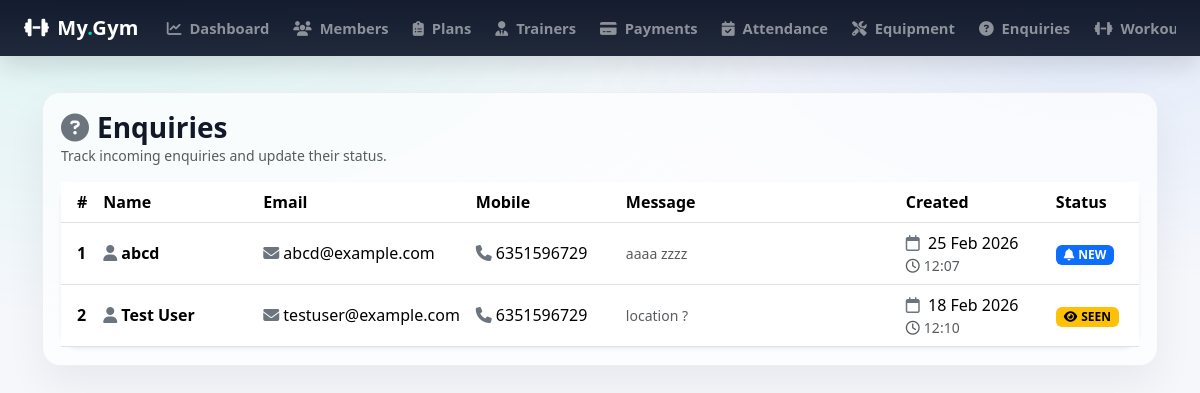
Page /admin_enquiries_list/ (signed in) on the committed database.
### gymapp/models.py (models this page shows)
class Enquiry(models.Model):
    ENQUIRY_STATUS_CHOICES = (
        ('NEW', 'New'),
        ('SEEN', 'Seen'),
        ('RESOLVED', 'Resolved'),
    )
    status = models.CharField(max_length=20, choices=ENQUIRY_STATUS_CHOICES, default='PENDING')
    name = models.CharField(max_length=100) # Name of the person making the enquiry
    email = models.EmailField() # Email address of the enquirer
    mobile = models.BigIntegerField() # Mobile number of the enquirer
    message = models.TextField() # The enquiry message
    created_at = models.DateTimeField(auto_now_add=True) # Date and time when the enquiry was made
    status = models.CharField(max_length=20, choices=ENQUIRY_STATUS_CHOICES, default='NEW') # Status of the enquiry (e.g., New, Seen, Resolved)

### gymapp/views.py (the view)
# urls.py: path('admin_enquiries_list/', admin__enquiries_list, name='admin_enquiries_list'),
@admin_required
def admin__enquiries_list(request):
    enquiries = Enquiry.objects.all().order_by('-created_at')
    return render(request,'admin_enquiries_list.html', {'enquiries': enquiries})

### gymapp/views.py (called while the page is built)
def admin_required(view_func):
    @wraps(view_func)
    def wrapper(request, *args, **kwargs):
        if not request.user.is_authenticated or getattr(request.user, 'role', None) != 'ADMIN':
            messages.error(request, "You must be an admin to access this page.")
            return redirect('admin_login')
        return view_func(request, *args, **kwargs)
    return wrapper

### gymapp/templates/admin_enquiries_list.html (shortened to what this page needs)
{% extends 'base.html' %}
{% block content %}
<div class="d-flex flex-wrap justify-content-between align-items-center gap-2 mb-3">
    <div>
        <h3 class="mb-0 fw-bold">
            <i class="fa-solid fa-circle-question me-2 text-secondary"></i>Enquiries
        </h3>
        <div class="text-muted small">Track incoming enquiries and update their status.</div>
    </div>
</div>
<div class="card border-0 shadow-sm" style="border-radius:18px;">
    <div class="card-body p-0">
        <div class="table-responsive">
            <table class="table table-hover align-middle mb-0">
                <thead style="background: rgba(15,23,42,.98); color:#fff;">
                <tr>
                    <th class="ps-3" style="width:60px;">#</th>
                    <th style="min-width:160px;">Name</th>
                    <th style="min-width:210px;">Email</th>
                    <th style="min-width:150px;">Mobile</th>
                    <th style="min-width:280px;">Message</th>
                    <th style="min-width:150px;">Created</th>
                    <th style="min-width:120px;">Status</th>
                </tr>
                </thead>
                <tbody>
                {% for q in enquiries %}
                    <tr>
                        <td class="ps-3 fw-semibold">{{ forloop.counter }}</td>
                        <td>
                            <div class="fw-semibold">
                                <i class="fa-solid fa-user me-1 text-secondary"></i>{{ q.name }}
                            </div>
                        </td>
                        <td class="text-nowrap">
                            <i class="fa-solid fa-envelope me-1 text-secondary"></i>{{ q.email }}
                        </td>
                        <td class="text-nowrap">
                            {% if q.mobile %}
                                <i class="fa-solid fa-phone me-1 text-secondary"></i>{{ q.mobile }}
                            {% else %}
                                <span class="text-muted">-</span>
                            {% endif %}
                        </td>
                        <td>
                            <div class="small text-muted" style="max-width:320px; white-space:normal;">
                                {{ q.message }}
                            </div>
                        </td>
                        <td class="text-nowrap">
                            <i class="fa-regular fa-calendar me-1 text-secondary"></i>
                            {{ q.created_at|date:"d M Y" }}
                            <div class="small text-muted">
                                <i class="fa-regular fa-clock me-1"></i>{{ q.created_at|date:"H:i" }}
                            </div>
                        </td>
                        <td class="text-nowrap">
                            {% if q.status == 'NEW' %}
                                <span class="badge text-bg-primary">
                                    <i class="fa-solid fa-bell me-1"></i>NEW
                                </span>
                            {% elif q.status == 'SEEN' %}
                                <span class="badge text-bg-warning">
                                    <i class="fa-solid fa-eye me-1"></i>SEEN
                                </span>
                            {% elif q.status == 'RESOLVED' %}
                                <span class="badge text-bg-success">
                                    <i class="fa-solid fa-circle-check me-1"></i>RESOLVED
                                </span>
                            {% else %}
                                <span class="badge text-bg-secondary">{{ q.status }}</span>
                            {% endif %}
                        </td>
                    </tr>
                {% endfor %}
                </tbody>
            </table>
        </div>
    </div>
</div>
{% endblock %}

### gymapp/templates/base.html (style rules this page uses)
:root { --brand: #00d1b2; --dark-2: #0f172a; --card: #ffffff; --muted: #6b7280; }
body { background: radial-gradient(1200px 600px at 10% 0%, rgba(0, 209, 178, .10), transparent 55%), radial-gradient(900px 450px at 90% 10%, rgba(59, 130, 246, .10), transparent 55%), #f6f7fb; color: #111827; }

### rows in the picture
Enquiry: name "abcd", email "abcd@example.com", mobile "6351596729", message "aaaa zzzz", created_at "25 Feb 2026", created_at "12:07", status "NEW" (drawn)
Enquiry: name "Test User", email "testuser@example.com", mobile "6351596729", message "location ?", created_at "18 Feb 2026", created_at "12:10", status "SEEN" (drawn)
